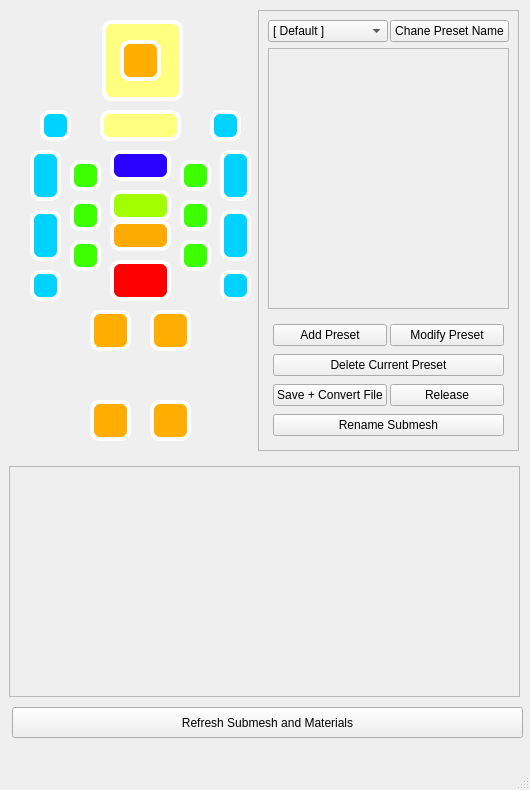
<?xml version="1.0" encoding="UTF-8"?>
<ui version="4.0">
 <class>MainWindow</class>
 <widget class="QMainWindow" name="MainWindow">
  <property name="geometry">
   <rect>
    <x>0</x>
    <y>0</y>
    <width>530</width>
    <height>790</height>
   </rect>
  </property>
  <property name="windowTitle">
   <string>MainWindow</string>
  </property>
  <widget class="QWidget" name="centralwidget">
   <widget class="QPushButton" name="head_btn">
    <property name="geometry">
     <rect>
      <x>102</x>
      <y>20</y>
      <width>81</width>
      <height>81</height>
     </rect>
    </property>
    <property name="styleSheet">
     <string notr="true">background-color: rgb(255, 255, 127);
border-radius: 10;
border-style:solid;
border-color: rgb(255, 255, 255);
border-width:4px;</string>
    </property>
    <property name="text">
     <string/>
    </property>
    <property name="default">
     <bool>false</bool>
    </property>
    <property name="flat">
     <bool>false</bool>
    </property>
   </widget>
   <widget class="QPushButton" name="face_btn">
    <property name="geometry">
     <rect>
      <x>120</x>
      <y>40</y>
      <width>41</width>
      <height>41</height>
     </rect>
    </property>
    <property name="styleSheet">
     <string notr="true">background-color: rgb(255, 174, 0);
border-radius: 10;
border-style:solid;
border-color: rgb(255, 255, 255);
border-width:4px;</string>
    </property>
    <property name="text">
     <string/>
    </property>
    <property name="default">
     <bool>false</bool>
    </property>
    <property name="flat">
     <bool>false</bool>
    </property>
   </widget>
   <widget class="QPushButton" name="neck_btn">
    <property name="geometry">
     <rect>
      <x>100</x>
      <y>110</y>
      <width>81</width>
      <height>31</height>
     </rect>
    </property>
    <property name="styleSheet">
     <string notr="true">background-color: rgb(255, 255, 127);
border-radius: 10;
border-style:solid;
border-color: rgb(255, 255, 255);
border-width:4px;</string>
    </property>
    <property name="text">
     <string/>
    </property>
    <property name="default">
     <bool>false</bool>
    </property>
    <property name="flat">
     <bool>false</bool>
    </property>
   </widget>
   <widget class="QPushButton" name="R_shoulder_btn">
    <property name="geometry">
     <rect>
      <x>40</x>
      <y>110</y>
      <width>31</width>
      <height>31</height>
     </rect>
    </property>
    <property name="styleSheet">
     <string notr="true">background-color: rgb(0, 210, 255);
border-radius: 10;
border-style:solid;
border-color: rgb(255, 255, 255);
border-width:4px;</string>
    </property>
    <property name="text">
     <string/>
    </property>
    <property name="default">
     <bool>false</bool>
    </property>
    <property name="flat">
     <bool>false</bool>
    </property>
   </widget>
   <widget class="QPushButton" name="chest_btn">
    <property name="geometry">
     <rect>
      <x>110</x>
      <y>150</y>
      <width>61</width>
      <height>31</height>
     </rect>
    </property>
    <property name="styleSheet">
     <string notr="true">background-color: rgb(42, 0, 255);
border-radius: 10;
border-style:solid;
border-color: rgb(255, 255, 255);
border-width:4px;</string>
    </property>
    <property name="text">
     <string/>
    </property>
    <property name="default">
     <bool>false</bool>
    </property>
    <property name="flat">
     <bool>false</bool>
    </property>
   </widget>
   <widget class="QPushButton" name="C_waist_btn">
    <property name="geometry">
     <rect>
      <x>110</x>
      <y>190</y>
      <width>61</width>
      <height>31</height>
     </rect>
    </property>
    <property name="styleSheet">
     <string notr="true">background-color: rgb(162, 255, 0);
border-radius: 10;
border-style:solid;
border-color: rgb(255, 255, 255);
border-width:4px;</string>
    </property>
    <property name="text">
     <string/>
    </property>
    <property name="default">
     <bool>false</bool>
    </property>
    <property name="flat">
     <bool>false</bool>
    </property>
   </widget>
   <widget class="QPushButton" name="RB_waist_btn">
    <property name="geometry">
     <rect>
      <x>70</x>
      <y>200</y>
      <width>31</width>
      <height>31</height>
     </rect>
    </property>
    <property name="styleSheet">
     <string notr="true">background-color: rgb(60, 255, 0);
border-radius: 10;
border-style:solid;
border-color: rgb(255, 255, 255);
border-width:4px;</string>
    </property>
    <property name="text">
     <string/>
    </property>
    <property name="default">
     <bool>false</bool>
    </property>
    <property name="flat">
     <bool>false</bool>
    </property>
   </widget>
   <widget class="QPushButton" name="LB_waist_btn">
    <property name="geometry">
     <rect>
      <x>180</x>
      <y>200</y>
      <width>31</width>
      <height>31</height>
     </rect>
    </property>
    <property name="styleSheet">
     <string notr="true">background-color: rgb(60, 255, 0);
border-radius: 10;
border-style:solid;
border-color: rgb(255, 255, 255);
border-width:4px;</string>
    </property>
    <property name="text">
     <string/>
    </property>
    <property name="default">
     <bool>false</bool>
    </property>
    <property name="flat">
     <bool>false</bool>
    </property>
   </widget>
   <widget class="QPushButton" name="R_Knee_btn">
    <property name="geometry">
     <rect>
      <x>90</x>
      <y>310</y>
      <width>41</width>
      <height>41</height>
     </rect>
    </property>
    <property name="styleSheet">
     <string notr="true">background-color: rgb(255, 174, 0);
border-radius: 10;
border-style:solid;
border-color: rgb(255, 255, 255);
border-width:4px;</string>
    </property>
    <property name="text">
     <string/>
    </property>
    <property name="default">
     <bool>false</bool>
    </property>
    <property name="flat">
     <bool>false</bool>
    </property>
   </widget>
   <widget class="QPushButton" name="L_Knee_btn">
    <property name="geometry">
     <rect>
      <x>150</x>
      <y>310</y>
      <width>41</width>
      <height>41</height>
     </rect>
    </property>
    <property name="styleSheet">
     <string notr="true">background-color: rgb(255, 174, 0);
border-radius: 10;
border-style:solid;
border-color: rgb(255, 255, 255);
border-width:4px;</string>
    </property>
    <property name="text">
     <string/>
    </property>
    <property name="default">
     <bool>false</bool>
    </property>
    <property name="flat">
     <bool>false</bool>
    </property>
   </widget>
   <widget class="QPushButton" name="R_shoes_btn">
    <property name="geometry">
     <rect>
      <x>90</x>
      <y>400</y>
      <width>41</width>
      <height>41</height>
     </rect>
    </property>
    <property name="styleSheet">
     <string notr="true">background-color: rgb(255, 174, 0);
border-radius: 10;
border-style:solid;
border-color: rgb(255, 255, 255);
border-width:4px;</string>
    </property>
    <property name="text">
     <string/>
    </property>
    <property name="default">
     <bool>false</bool>
    </property>
    <property name="flat">
     <bool>false</bool>
    </property>
   </widget>
   <widget class="QPushButton" name="pants_btn">
    <property name="geometry">
     <rect>
      <x>110</x>
      <y>260</y>
      <width>61</width>
      <height>41</height>
     </rect>
    </property>
    <property name="styleSheet">
     <string notr="true">background-color: rgb(255, 0, 0);
border-radius: 10;
border-style:solid;
border-color: rgb(255, 255, 255);
border-width:4px;</string>
    </property>
    <property name="text">
     <string/>
    </property>
    <property name="default">
     <bool>false</bool>
    </property>
    <property name="flat">
     <bool>false</bool>
    </property>
   </widget>
   <widget class="QPushButton" name="RA_waist_btn">
    <property name="geometry">
     <rect>
      <x>70</x>
      <y>160</y>
      <width>31</width>
      <height>31</height>
     </rect>
    </property>
    <property name="styleSheet">
     <string notr="true">background-color: rgb(60, 255, 0);
border-radius: 10;
border-style:solid;
border-color: rgb(255, 255, 255);
border-width:4px;</string>
    </property>
    <property name="text">
     <string/>
    </property>
    <property name="default">
     <bool>false</bool>
    </property>
    <property name="flat">
     <bool>false</bool>
    </property>
   </widget>
   <widget class="QPushButton" name="LA_waist_btn">
    <property name="geometry">
     <rect>
      <x>180</x>
      <y>160</y>
      <width>31</width>
      <height>31</height>
     </rect>
    </property>
    <property name="styleSheet">
     <string notr="true">background-color: rgb(60, 255, 0);
border-radius: 10;
border-style:solid;
border-color: rgb(255, 255, 255);
border-width:4px;</string>
    </property>
    <property name="text">
     <string/>
    </property>
    <property name="default">
     <bool>false</bool>
    </property>
    <property name="flat">
     <bool>false</bool>
    </property>
   </widget>
   <widget class="QPushButton" name="R_upperarm_btn">
    <property name="geometry">
     <rect>
      <x>30</x>
      <y>150</y>
      <width>31</width>
      <height>51</height>
     </rect>
    </property>
    <property name="styleSheet">
     <string notr="true">background-color: rgb(0, 210, 255);
border-radius: 10;
border-style:solid;
border-color: rgb(255, 255, 255);
border-width:4px;</string>
    </property>
    <property name="text">
     <string/>
    </property>
    <property name="default">
     <bool>false</bool>
    </property>
    <property name="flat">
     <bool>false</bool>
    </property>
   </widget>
   <widget class="QPushButton" name="R_forearm_btn">
    <property name="geometry">
     <rect>
      <x>30</x>
      <y>210</y>
      <width>31</width>
      <height>51</height>
     </rect>
    </property>
    <property name="styleSheet">
     <string notr="true">background-color: rgb(0, 210, 255);
border-radius: 10;
border-style:solid;
border-color: rgb(255, 255, 255);
border-width:4px;</string>
    </property>
    <property name="text">
     <string/>
    </property>
    <property name="default">
     <bool>false</bool>
    </property>
    <property name="flat">
     <bool>false</bool>
    </property>
   </widget>
   <widget class="QPushButton" name="R_hand_btn">
    <property name="geometry">
     <rect>
      <x>30</x>
      <y>270</y>
      <width>31</width>
      <height>31</height>
     </rect>
    </property>
    <property name="styleSheet">
     <string notr="true">background-color: rgb(0, 210, 255);
border-radius: 10;
border-style:solid;
border-color: rgb(255, 255, 255);
border-width:4px;</string>
    </property>
    <property name="text">
     <string/>
    </property>
    <property name="default">
     <bool>false</bool>
    </property>
    <property name="flat">
     <bool>false</bool>
    </property>
   </widget>
   <widget class="QPushButton" name="L_upperarm_btn">
    <property name="geometry">
     <rect>
      <x>220</x>
      <y>150</y>
      <width>31</width>
      <height>51</height>
     </rect>
    </property>
    <property name="styleSheet">
     <string notr="true">background-color: rgb(0, 210, 255);
border-radius: 10;
border-style:solid;
border-color: rgb(255, 255, 255);
border-width:4px;</string>
    </property>
    <property name="text">
     <string/>
    </property>
    <property name="default">
     <bool>false</bool>
    </property>
    <property name="flat">
     <bool>false</bool>
    </property>
   </widget>
   <widget class="QPushButton" name="L_shoulder_btn">
    <property name="geometry">
     <rect>
      <x>210</x>
      <y>110</y>
      <width>31</width>
      <height>31</height>
     </rect>
    </property>
    <property name="styleSheet">
     <string notr="true">background-color: rgb(0, 210, 255);
border-radius: 10;
border-style:solid;
border-color: rgb(255, 255, 255);
border-width:4px;</string>
    </property>
    <property name="text">
     <string/>
    </property>
    <property name="default">
     <bool>false</bool>
    </property>
    <property name="flat">
     <bool>false</bool>
    </property>
   </widget>
   <widget class="QPushButton" name="L_forearm_btn">
    <property name="geometry">
     <rect>
      <x>220</x>
      <y>210</y>
      <width>31</width>
      <height>51</height>
     </rect>
    </property>
    <property name="styleSheet">
     <string notr="true">background-color: rgb(0, 210, 255);
border-radius: 10;
border-style:solid;
border-color: rgb(255, 255, 255);
border-width:4px;</string>
    </property>
    <property name="text">
     <string/>
    </property>
    <property name="default">
     <bool>false</bool>
    </property>
    <property name="flat">
     <bool>false</bool>
    </property>
   </widget>
   <widget class="QPushButton" name="L_hand_btn">
    <property name="geometry">
     <rect>
      <x>220</x>
      <y>270</y>
      <width>31</width>
      <height>31</height>
     </rect>
    </property>
    <property name="styleSheet">
     <string notr="true">background-color: rgb(0, 210, 255);
border-radius: 10;
border-style:solid;
border-color: rgb(255, 255, 255);
border-width:4px;</string>
    </property>
    <property name="text">
     <string/>
    </property>
    <property name="default">
     <bool>false</bool>
    </property>
    <property name="flat">
     <bool>false</bool>
    </property>
   </widget>
   <widget class="QPushButton" name="RC_waist_btn">
    <property name="geometry">
     <rect>
      <x>70</x>
      <y>240</y>
      <width>31</width>
      <height>31</height>
     </rect>
    </property>
    <property name="styleSheet">
     <string notr="true">background-color: rgb(60, 255, 0);
border-radius: 10;
border-style:solid;
border-color: rgb(255, 255, 255);
border-width:4px;</string>
    </property>
    <property name="text">
     <string/>
    </property>
    <property name="default">
     <bool>false</bool>
    </property>
    <property name="flat">
     <bool>false</bool>
    </property>
   </widget>
   <widget class="QPushButton" name="LC_waist_btn">
    <property name="geometry">
     <rect>
      <x>180</x>
      <y>240</y>
      <width>31</width>
      <height>31</height>
     </rect>
    </property>
    <property name="styleSheet">
     <string notr="true">background-color: rgb(60, 255, 0);
border-radius: 10;
border-style:solid;
border-color: rgb(255, 255, 255);
border-width:4px;</string>
    </property>
    <property name="text">
     <string/>
    </property>
    <property name="default">
     <bool>false</bool>
    </property>
    <property name="flat">
     <bool>false</bool>
    </property>
   </widget>
   <widget class="QPushButton" name="L_shoes_btn">
    <property name="geometry">
     <rect>
      <x>150</x>
      <y>400</y>
      <width>41</width>
      <height>41</height>
     </rect>
    </property>
    <property name="styleSheet">
     <string notr="true">background-color: rgb(255, 174, 0);
border-radius: 10;
border-style:solid;
border-color: rgb(255, 255, 255);
border-width:4px;</string>
    </property>
    <property name="text">
     <string/>
    </property>
    <property name="default">
     <bool>false</bool>
    </property>
    <property name="flat">
     <bool>false</bool>
    </property>
   </widget>
   <widget class="QPushButton" name="default_btn">
    <property name="geometry">
     <rect>
      <x>110</x>
      <y>220</y>
      <width>61</width>
      <height>31</height>
     </rect>
    </property>
    <property name="styleSheet">
     <string notr="true">background-color: rgb(255, 170, 0);
border-radius: 10;
border-style:solid;
border-color: rgb(255, 255, 255);
border-width:4px;</string>
    </property>
    <property name="text">
     <string/>
    </property>
    <property name="default">
     <bool>false</bool>
    </property>
    <property name="flat">
     <bool>false</bool>
    </property>
   </widget>
   <widget class="QFrame" name="frame">
    <property name="geometry">
     <rect>
      <x>258</x>
      <y>10</y>
      <width>261</width>
      <height>441</height>
     </rect>
    </property>
    <property name="frameShape">
     <enum>QFrame::StyledPanel</enum>
    </property>
    <property name="frameShadow">
     <enum>QFrame::Raised</enum>
    </property>
    <layout class="QVBoxLayout" name="verticalLayout_4">
     <item>
      <widget class="QWidget" name="widget_4" native="true">
       <property name="maximumSize">
        <size>
         <width>16777215</width>
         <height>50</height>
        </size>
       </property>
       <layout class="QHBoxLayout" name="horizontalLayout_3">
        <property name="spacing">
         <number>2</number>
        </property>
        <property name="leftMargin">
         <number>0</number>
        </property>
        <property name="topMargin">
         <number>0</number>
        </property>
        <property name="rightMargin">
         <number>0</number>
        </property>
        <property name="bottomMargin">
         <number>0</number>
        </property>
        <item>
         <widget class="QComboBox" name="select_preset_cbox">
          <property name="maximumSize">
           <size>
            <width>16777215</width>
            <height>25</height>
           </size>
          </property>
          <item>
           <property name="text">
            <string>[ Default ]</string>
           </property>
          </item>
         </widget>
        </item>
        <item>
         <widget class="QPushButton" name="change_preset_name_btn">
          <property name="maximumSize">
           <size>
            <width>16777215</width>
            <height>25</height>
           </size>
          </property>
          <property name="text">
           <string>Chane Preset Name</string>
          </property>
         </widget>
        </item>
       </layout>
      </widget>
     </item>
     <item>
      <widget class="QScrollArea" name="scrollArea">
       <property name="widgetResizable">
        <bool>true</bool>
       </property>
       <widget class="QWidget" name="scrollAreaWidgetContents">
        <property name="geometry">
         <rect>
          <x>0</x>
          <y>0</y>
          <width>235</width>
          <height>226</height>
         </rect>
        </property>
        <layout class="QVBoxLayout" name="verticalLayout">
         <item>
          <widget class="QWidget" name="innerWidget" native="true">
           <property name="maximumSize">
            <size>
             <width>16777215</width>
             <height>16777215</height>
            </size>
           </property>
           <layout class="QVBoxLayout" name="verticalLayout_2">
            <item>
             <layout class="QVBoxLayout" name="checkBox_verticalLayout"/>
            </item>
           </layout>
          </widget>
         </item>
        </layout>
       </widget>
      </widget>
     </item>
     <item>
      <widget class="QWidget" name="widget" native="true">
       <layout class="QVBoxLayout" name="verticalLayout_3">
        <property name="spacing">
         <number>4</number>
        </property>
        <property name="leftMargin">
         <number>5</number>
        </property>
        <property name="topMargin">
         <number>5</number>
        </property>
        <property name="rightMargin">
         <number>5</number>
        </property>
        <property name="bottomMargin">
         <number>5</number>
        </property>
        <item>
         <widget class="QWidget" name="widget_3" native="true">
          <layout class="QHBoxLayout" name="horizontalLayout_2">
           <property name="spacing">
            <number>3</number>
           </property>
           <property name="leftMargin">
            <number>0</number>
           </property>
           <property name="topMargin">
            <number>4</number>
           </property>
           <property name="rightMargin">
            <number>0</number>
           </property>
           <property name="bottomMargin">
            <number>4</number>
           </property>
           <item>
            <widget class="QPushButton" name="add_preset_btn">
             <property name="text">
              <string>Add Preset</string>
             </property>
            </widget>
           </item>
           <item>
            <widget class="QPushButton" name="edit_preset_btn">
             <property name="text">
              <string>Modify Preset</string>
             </property>
            </widget>
           </item>
          </layout>
         </widget>
        </item>
        <item>
         <widget class="QPushButton" name="delete_preest_btn">
          <property name="text">
           <string>Delete Current Preset</string>
          </property>
         </widget>
        </item>
        <item>
         <widget class="QWidget" name="widget_2" native="true">
          <layout class="QHBoxLayout" name="horizontalLayout">
           <property name="spacing">
            <number>3</number>
           </property>
           <property name="leftMargin">
            <number>0</number>
           </property>
           <property name="topMargin">
            <number>4</number>
           </property>
           <property name="rightMargin">
            <number>0</number>
           </property>
           <property name="bottomMargin">
            <number>4</number>
           </property>
           <item>
            <widget class="QPushButton" name="save_btn">
             <property name="maximumSize">
              <size>
               <width>16777215</width>
               <height>35</height>
              </size>
             </property>
             <property name="text">
              <string>Save + Convert File</string>
             </property>
            </widget>
           </item>
           <item>
            <widget class="QPushButton" name="submit_btn">
             <property name="maximumSize">
              <size>
               <width>16777215</width>
               <height>35</height>
              </size>
             </property>
             <property name="text">
              <string>Release</string>
             </property>
            </widget>
           </item>
          </layout>
         </widget>
        </item>
        <item>
         <widget class="QPushButton" name="rename_submesh_btn">
          <property name="text">
           <string>Rename Submesh</string>
          </property>
         </widget>
        </item>
       </layout>
      </widget>
     </item>
    </layout>
   </widget>
   <widget class="QScrollArea" name="scrollArea_2">
    <property name="geometry">
     <rect>
      <x>9</x>
      <y>466</y>
      <width>511</width>
      <height>231</height>
     </rect>
    </property>
    <property name="sizePolicy">
     <sizepolicy hsizetype="Expanding" vsizetype="Expanding">
      <horstretch>0</horstretch>
      <verstretch>0</verstretch>
     </sizepolicy>
    </property>
    <property name="frameShape">
     <enum>QFrame::StyledPanel</enum>
    </property>
    <property name="widgetResizable">
     <bool>true</bool>
    </property>
    <widget class="QWidget" name="scrollAreaWidgetContents_2">
     <property name="geometry">
      <rect>
       <x>0</x>
       <y>0</y>
       <width>509</width>
       <height>229</height>
      </rect>
     </property>
     <layout class="QGridLayout" name="gridLayout">
      <item row="1" column="0">
       <layout class="QVBoxLayout" name="material_combobox_layout"/>
      </item>
     </layout>
    </widget>
   </widget>
   <widget class="QPushButton" name="refresh_btn">
    <property name="geometry">
     <rect>
      <x>12</x>
      <y>707</y>
      <width>511</width>
      <height>31</height>
     </rect>
    </property>
    <property name="text">
     <string>Refresh Submesh and Materials</string>
    </property>
   </widget>
  </widget>
  <widget class="QMenuBar" name="menubar">
   <property name="geometry">
    <rect>
     <x>0</x>
     <y>0</y>
     <width>530</width>
     <height>26</height>
    </rect>
   </property>
  </widget>
  <widget class="QStatusBar" name="statusbar"/>
 </widget>
 <resources>
  <include location="ControllerPanel.qrc"/>
 </resources>
 <connections/>
</ui>
